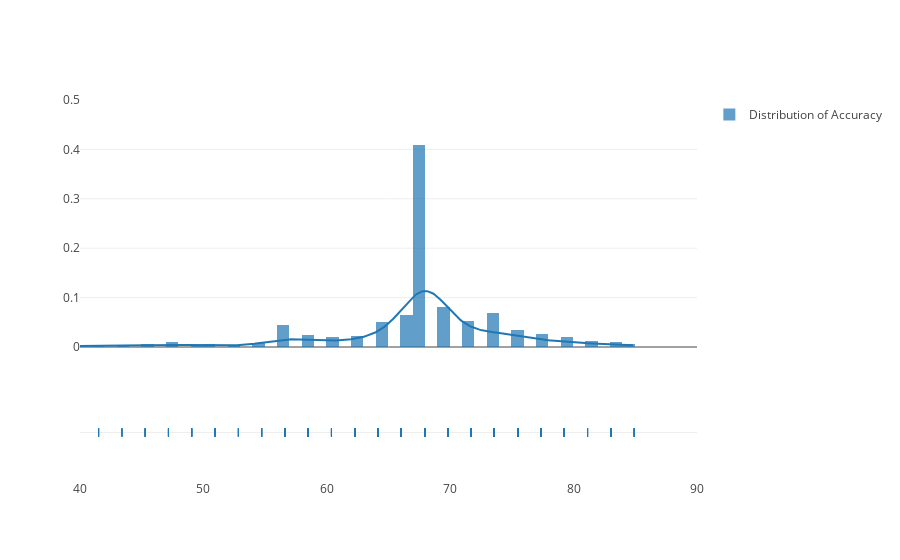

Notebook cell for this chart:
### Code cell
hist_data = [accuracy_values]
group_labels = ['Distribution of Accuracy']


fig = ff.create_distplot(hist_data, group_labels)
fig.layout.xaxis.range=[40,90]
fig.layout.yaxis.range=[0,0.5]

iplot(fig, filename='Distribution of accuracies')

### Figure 1 — Plotly figure (JSON) as saved in the notebook; plotly's stock layout.template omitted (floating-point values rounded to 4 significant figures; data arrays with more than 128 entries replaced by an {"elided": "..."} marker saying what was removed)
{"data": [{"autobinx": false, "histnorm": "probability density", "legendgroup": "Distribution of Accuracy", "marker": {"color": "rgb(31, 119, 180)"}, "name": "Distribution of Accuracy", "opacity": 0.7, "type": "histogram", "uid": "450c631b-bae4-46df-a268-0539051d072e", "x": {"elided": "1000 float values"}, "xaxis": "x", "xbins": {"end": 84.91, "size": 1, "start": 33.96}, "yaxis": "y"}, {"legendgroup": "Distribution of Accuracy", "marker": {"color": "rgb(31, 119, 180)"}, "mode": "lines", "name": "Distribution of Accuracy", "showlegend": false, "type": "scatter", "uid": "fdec8804-9777-47a1-ace5-e9f5ce9ca05c", "x": {"elided": "500 float values"}, "xaxis": "x", "y": {"elided": "500 float values"}, "yaxis": "y"}, {"legendgroup": "Distribution of Accuracy", "marker": {"color": "rgb(31, 119, 180)", "symbol": "line-ns-open"}, "mode": "markers", "name": "Distribution of Accuracy", "showlegend": false, "type": "scatter", "uid": "8d308400-601d-4e6c-a4cc-9c4e67d3c87f", "x": {"elided": "1000 float values"}, "xaxis": "x", "y": {"elided": "1000 str values"}, "yaxis": "y2"}], "layout": {"barmode": "overlay", "hovermode": "closest", "legend": {"traceorder": "reversed"}, "xaxis": {"anchor": "y2", "domain": [0, 1], "range": [40, 90], "zeroline": false}, "yaxis": {"anchor": "free", "domain": [0.35, 1], "position": 0, "range": [0, 0.5]}, "yaxis2": {"anchor": "x", "domain": [0, 0.25], "dtick": 1, "showticklabels": false}}}
